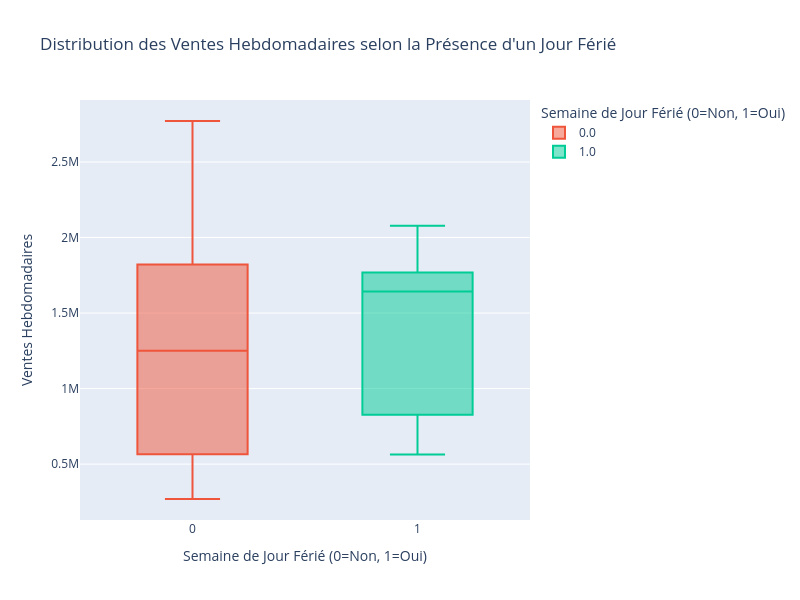

The notebook cell this image was saved under:
### Code cell
import plotly.express as px

# Création du boxplot
fig = px.box(df,
             x='Holiday_Flag',     # Variable catégorielle sur l'axe des X
             y='Weekly_Sales',     # Variable numérique sur l'axe des Y
             color='Holiday_Flag', # Optionnel : colore les boîtes différemment
             width = WIDTH,
height = HEIGHT,
             labels={
                 'Weekly_Sales': 'Ventes Hebdomadaires',
                 'Holiday_Flag': 'Semaine de Jour Férié (0=Non, 1=Oui)'
             },
             title='Distribution des Ventes Hebdomadaires selon la Présence d\'un Jour Férié')
fig.show()

### Figure 1 — Plotly figure (JSON) as saved in the notebook; plotly's stock layout.template omitted (floating-point values rounded to 4 significant figures)
{"data": [{"alignmentgroup": "True", "hovertemplate": "Semaine de Jour Férié (0=Non, 1=Oui)=%{x}<br>Ventes Hebdomadaires=%{y}<extra></extra>", "legendgroup": "0.0", "marker": {"color": "#EF553B"}, "name": "0.0", "notched": false, "offsetgroup": "0.0", "orientation": "v", "showlegend": true, "type": "box", "x": [0.0, 0.0, 0.0, 0.0, 0.0, 0.0, 0.0, 0.0, 0.0, 0.0, 0.0, 0.0, 0.0, 0.0, 0.0, 0.0, 0.0, 0.0, 0.0, 0.0, 0.0, 0.0, 0.0, 0.0, 0.0, 0.0, 0.0, 0.0, 0.0, 0.0, 0.0, 0.0, 0.0, 0.0, 0.0, 0.0, 0.0, 0.0, 0.0, 0.0, 0.0, 0.0, 0.0, 0.0, 0.0, 0.0, 0.0, 0.0, 0.0, 0.0, 0.0, 0.0, 0.0, 0.0, 0.0, 0.0, 0.0, 0.0, 0.0, 0.0, 0.0, 0.0, 0.0, 0.0, 0.0, 0.0, 0.0, 0.0, 0.0, 0.0, 0.0, 0.0, 0.0, 0.0, 0.0, 0.0, 0.0, 0.0, 0.0, 0.0, 0.0, 0.0, 0.0, 0.0, 0.0, 0.0, 0.0, 0.0, 0.0, 0.0, 0.0, 0.0, 0.0, 0.0, 0.0, 0.0, 0.0, 0.0, 0.0, 0.0, 0.0, 0.0, 0.0, 0.0, 0.0, 0.0, 0.0, 0.0, 0.0, 0.0, 0.0, 0.0, 0.0, 0.0, 0.0, 0.0, 0.0, 0.0, 0.0, 0.0, 0.0, 0.0, 0.0, 0.0, 0.0, 0.0, 0.0], "x0": " ", "xaxis": "x", "y": [1808000.0, NaN, 1244000.0, 1644000.0, 1858000.0, 695400.0, 2204000.0, 2601000.0, 418900.0, 895100.0, 1030000.0, 414100.0, 1677000.0, 829200.0, 1997000.0, 1205000.0, 2433000.0, NaN, 561100.0, 290900.0, 1074000.0, 1427000.0, 1405000.0, 919900.0, 367400.0, 435400.0, 757700.0, 1420000.0, 1021000.0, 1853000.0, 1267000.0, 365200.0, 988200.0, 2008000.0, 311900.0, 961200.0, 526500.0, 1862000.0, 268900.0, 1549000.0, 485100.0, 2035000.0, 1917000.0, 509300.0, 1806000.0, 1847000.0, 888800.0, NaN, 1532000.0, 2021000.0, 2096000.0, 1990000.0, 1296000.0, 313400.0, 2771000.0, 1166000.0, 461600.0, 955900.0, NaN, 1588000.0, 2461000.0, 1508000.0, 1973000.0, 570600.0, NaN, 1539000.0, 1790000.0, 519800.0, 359200.0, 1570000.0, 607500.0, NaN, 1758000.0, 986900.0, 432000.0, 2046000.0, 1798000.0, 1047000.0, 384200.0, 964300.0, 1954000.0, 1494000.0, 860300.0, 298700.0, 1768000.0, 2018000.0, 364100.0, 1800000.0, 1087000.0, 2303000.0, 419500.0, 1366000.0, 2096000.0, 1256000.0, 1468000.0, 2124000.0, 1812000.0, 660800.0, 457300.0, NaN, 1865000.0, 836700.0, 275100.0, 1466000.0, 1467000.0, 398800.0, NaN, 614300.0, 1970000.0, 1048000.0, 2026000.0, 855500.0, 2036000.0, NaN, NaN, 1832000.0, 1639000.0, 532700.0, NaN, 301800.0, 403300.0, 397000.0, 424500.0, 2249000.0, 845300.0, 856800.0, 1255000.0], "y0": " ", "yaxis": "y"}, {"alignmentgroup": "True", "hovertemplate": "Semaine de Jour Férié (0=Non, 1=Oui)=%{x}<br>Ventes Hebdomadaires=%{y}<extra></extra>", "legendgroup": "1.0", "marker": {"color": "#00cc96"}, "name": "1.0", "notched": false, "offsetgroup": "1.0", "orientation": "v", "showlegend": true, "type": "box", "x": [1.0, 1.0, 1.0, 1.0, 1.0, 1.0, 1.0, 1.0, 1.0, 1.0, 1.0], "x0": " ", "xaxis": "x", "y": [NaN, 563500.0, 2077000.0, 1662000.0, 1642000.0, NaN, 994800.0, 1800000.0, 1757000.0, 597900.0, 903100.0], "y0": " ", "yaxis": "y"}], "layout": {"boxmode": "overlay", "height": 600, "legend": {"title": {"text": "Semaine de Jour Férié (0=Non, 1=Oui)"}, "tracegroupgap": 0}, "title": {"text": "Distribution des Ventes Hebdomadaires selon la Présence d'un Jour Férié"}, "width": 800, "xaxis": {"anchor": "y", "categoryarray": [null, 0, 1], "categoryorder": "array", "domain": [0, 1], "title": {"text": "Semaine de Jour Férié (0=Non, 1=Oui)"}}, "yaxis": {"anchor": "x", "domain": [0, 1], "title": {"text": "Ventes Hebdomadaires"}}}}
